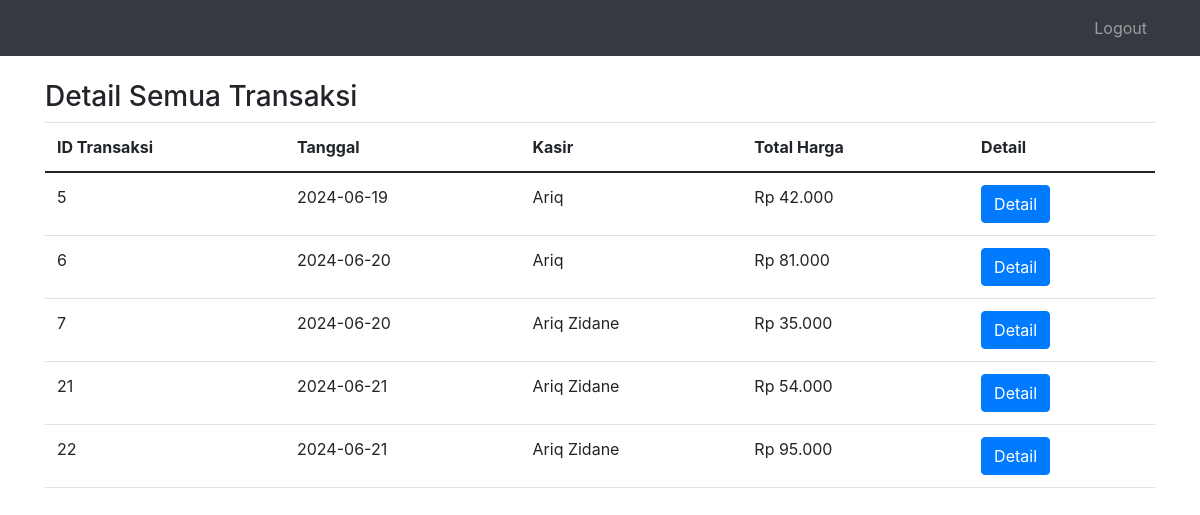
/detail_transaksi.php, run on the app's committed database.
### tables this page shows
CREATE TABLE `tb_transaksi` (
  `id_transaksi` int(11) NOT NULL,
  `id_user` int(11) NOT NULL,
  `tanggal` date NOT NULL,
  `total_harga` int(11) NOT NULL,
  `kasir` varchar(255) NOT NULL
);

### detail_transaksi.php (the view, shortened to what this page needs)
<?php
include('koneksi.php');
$sql = "SELECT t.id_transaksi, t.tanggal, t.kasir, t.total_harga
        FROM tb_transaksi t";
$result = $konek->query($sql);
?>
<!DOCTYPE html>
<html>
<head>
    <link href="https://cdn.jsdelivr.net/npm/bootstrap@5.1.0/dist/css/bootstrap.min.css" rel="stylesheet">
</head>
<body>
    <?php include "navbar.php"; ?>
    <div class="container mt-4">
        <div class="row">
            <div class="col-md-12">
                <h3>Detail Semua Transaksi</h3>
                <table class="table">
                    <thead>
                        <tr>
                            <th>ID Transaksi</th>
                            <th>Tanggal</th>
                            <th>Kasir</th>
                            <th>Total Harga</th>
                            <th>Detail</th>
                        </tr>
                    </thead>
                    <tbody>
                        <?php while ($row = $result->fetch_assoc()): ?>
                        <tr>
                            <td><?php echo $row['id_transaksi']; ?></td>
                            <td><?php echo $row['tanggal']; ?></td>
                            <td><?php echo $row['kasir']; ?></td>
                            <td>Rp <?php echo number_format($row['total_harga'], 0, ',', '.'); ?></td>
                            <td><button class="btn btn-primary" onclick="viewDetails('<?php echo $row['id_transaksi']; ?>')">Detail</button></td>
                        </tr>
                        <?php endwhile; ?>
                    </tbody>
                </table>
            </div>
        </div>
    </div>
</body>
</html>

### data on the page
tb_transaksi: id_transaksi "5", tanggal "2024-06-19", kasir "Ariq", total_harga "42.000"
tb_transaksi: id_transaksi "6", tanggal "2024-06-20", kasir "Ariq", total_harga "81.000"
tb_transaksi: id_transaksi "7", tanggal "2024-06-20", kasir "Ariq Zidane", total_harga "35.000"
tb_transaksi: id_transaksi "21", tanggal "2024-06-21", kasir "Ariq Zidane", total_harga "54.000"
tb_transaksi: id_transaksi "22", tanggal "2024-06-21", kasir "Ariq Zidane", total_harga "95.000"
